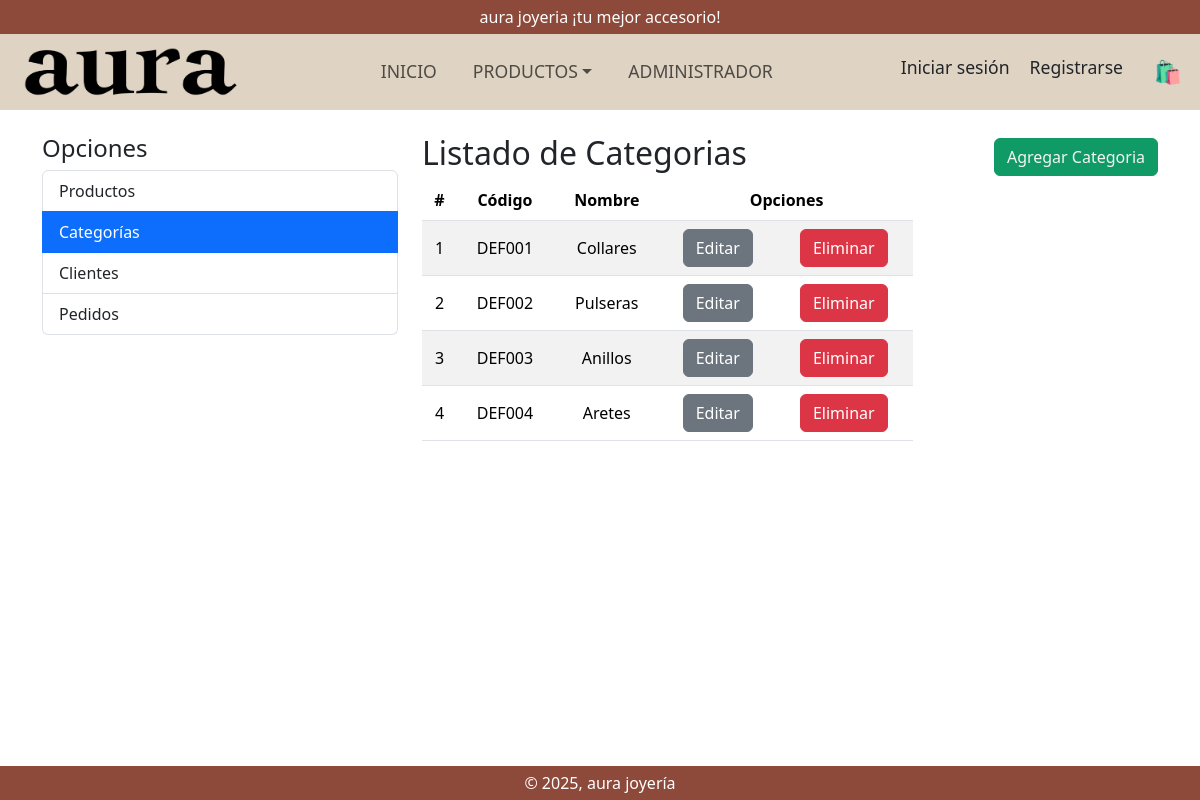
Page /categorias/ on the committed database.
### Aplicaciones/Gestion/models.py (models this page shows, shortened)
class Categoria(models.Model):
    codigo=models.CharField(primary_key=True,max_length=6, default='DEF001')
    nombre=models.CharField(max_length=50)

### Aplicaciones/Gestion/views.py (the view)
# urls.py: path('categorias/', views.gestionCategorias),
def gestionCategorias(request):
    categorias = Categoria.objects.all()
    return render(request, "gestionCategorias.html", {"categorias": categorias})

### Aplicaciones/Gestion/context_processors.py (called while the page is built)
def categorias_disponibles(request):
    categorias = Categoria.objects.all()
    return {'categorias': categorias}

### Aplicaciones/Gestion/templates/gestionCategorias.html (shortened to what this page needs)
{% extends "./base.html" %}
{% block body %}
<div class="row">
    <div class="col-sm-12 col-md-4 col-lg-4">
        <h4>Opciones</h4>
        <div class="list-group">
            <a href="/productos" class="list-group-item list-group-item-action ">Productos</a>
            <a href="/categorias" class="list-group-item list-group-item-action active">Categorías</a>
            <a href="/clientes" class="list-group-item list-group-item-action">Clientes</a>
            <a href="/pedidos" class="list-group-item list-group-item-action">Pedidos</a>
        </div>
    </div>
    <div class="col-md-8">
        <div class="d-flex justify-content-between align-items-center">
            <h2>Listado de Categorias</h2>
            <a href="{% url 'agregar_categoria' %}" class="btn btn-custom">Agregar Categoria</a>
        </div>
    <div class="col-sm-12 col-md-8 col-lg-8">
        <table class="table table-striped">
            <thead>
                <tr>
                    <th>#</th>
                    <th>Código</th>
                    <th>Nombre</th>
                    <th colspan="2">Opciones</th>
                </tr>
            </thead>
            <tbody>
                {% for cat in categorias %}
                <tr>
                    <td>{{ forloop.counter }}</td>
                    <td>{{cat.codigo}}</td>
                    <td>{{ cat.nombre }}</td>
                    <td><a href="/edicionCategoria/{{ cat.codigo }}" class="btn btn-secondary">Editar</a></td>
                    <td><a href="/eliminarCategoria/{{ cat.codigo }}" class="btn btn-danger btnEliminacion">Eliminar</a></td>
                </tr>
                {% endfor %}
            </tbody>
        </table>
    </div>
</div>
{% endblock %}

### static/css/gestionProductos.css (style rules this page uses)
th,td { text-align: center; vertical-align: middle; }

### Aplicaciones/Gestion/templates/base.html (style rules this page uses)
html, body { height: 100%; margin: 0; padding: 0; }
body { display: flex; flex-direction: column; }
.btn-custom { background-color: #109b66; color: whitesmoke; border-color: #109b66; }

### rows in the picture
Categoria: codigo "DEF001", nombre "Collares"
Categoria: codigo "DEF002", nombre "Pulseras"
Categoria: codigo "DEF003", nombre "Anillos"
Categoria: codigo "DEF004", nombre "Aretes"
